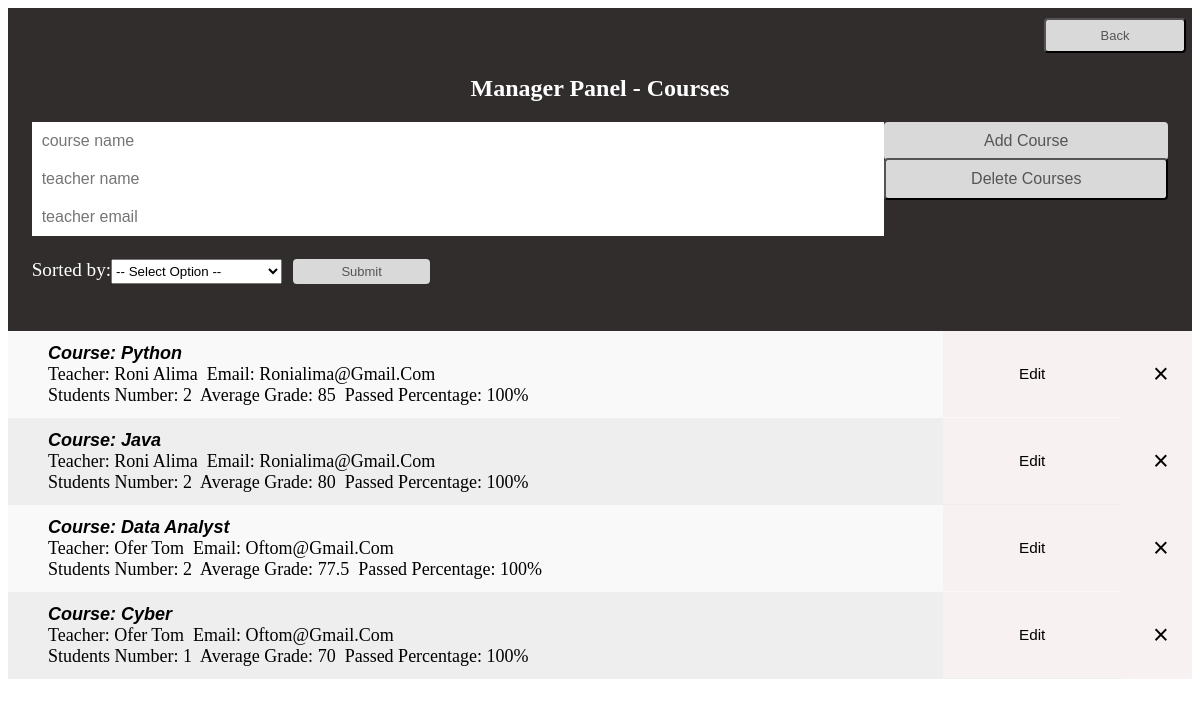
Before: /manager/manage_courses (signed in) with the older database file.
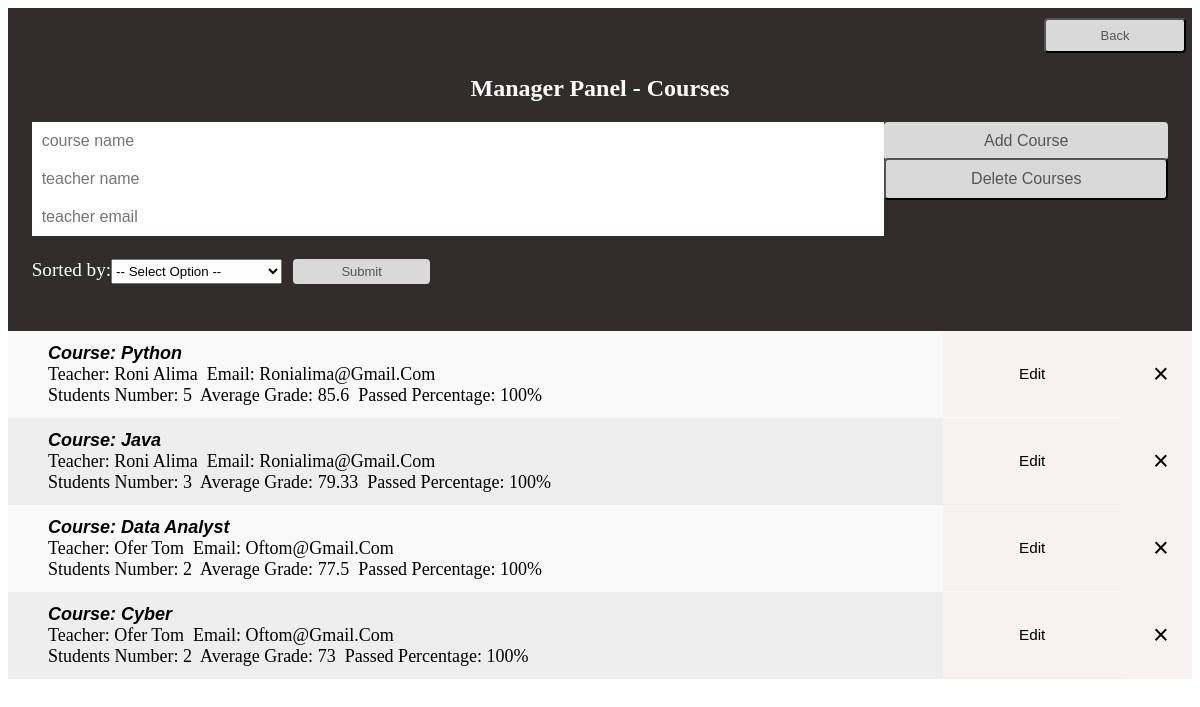
After: the same page with the newer database file.
### tables this page shows
CREATE TABLE courses(CourseName TEXT UNIQUE,             TeacherName TEXT NOT NULL,             TeacherEmail TEXT NOT NULL,             StudentsNumber INTEGER NOT NULL,             AverageGrade INTEGER NOT NULL,             PassedPercentage INTEGER NOT NULL,             CONSTRAINT MY_Check CHECK(CourseName !=''             AND TeacherName !=''             AND TeacherEmail !=''             AND StudentsNumber >= 0             AND AverageGrade >= 0 AND AverageGrade <= 100             AND PassedPercentage >= 0 AND PassedPercentage <= 100));

### app.py (the view)
@app.route("/manager/manage_courses")
def manage_courses():
    try:
        course = Courses()
        return render_template("manage_courses.html", courses = course.courses)
    except:
        return render_template("manage_courses.html")

### app.py (called while the page is built)
def is_logged_in():
    return 'username' in session

@app.before_request
def auth():
    if not is_logged_in() and request.endpoint not in unauthorized_paths:
        return redirect(url_for('login'))

### modules/course.py (called while the page is built)
    def create_courses_table(self):
        with sqlite3.connect(DB_FILE_NAME) as conn:
            mycursor = conn.cursor()
            mycursor.execute("CREATE TABLE IF NOT EXISTS \
            courses(CourseName TEXT UNIQUE, \
            TeacherName TEXT NOT NULL, \
            TeacherEmail TEXT NOT NULL, \
            StudentsNumber INTEGER NOT NULL, \
            AverageGrade INTEGER NOT NULL, \
            PassedPercentage INTEGER NOT NULL, \
            CONSTRAINT MY_Check CHECK(CourseName !='' \
            AND TeacherName !='' \
            AND TeacherEmail !='' \
            AND StudentsNumber >= 0 \
            AND AverageGrade >= 0 AND AverageGrade <= 100 \
            AND PassedPercentage >= 0 AND PassedPercentage <= 100))")

### modules/student.py (called while the page is built)
    def list_of_students(self):
        temp_list = []
        for student in self.students_obj:
            temp_list.append(student.name)
            self.students_list = sorted(temp_list)
        return self.students_list

### templates/manage_courses.html (shortened to what this page needs)
<!DOCTYPE html>
<html lang="en">
<head>
     <link rel="stylesheet" href="../static/style.css">
</head>
<body>
     <div class="header">
          <h2>Manager Panel - Courses</h2>
          <form action="/manage_courses/add_course" method="POST">
               <input type="text" name="course_name" placeholder="course name" autofocus>
               <input type="submit" value="Add Course" class="IButton">
               <input type="text" name="teacher_name" placeholder="teacher name">
               <a href="/manage_courses/delete_courses"><button type="button" class="RButton">Delete Courses</button></a>
               <input type="email" name="teacher_email" placeholder="teacher email">
          </form>
          <a href="/manager"><button type="button" class="TButton">Back</button></a>
          <form action="/manage_courses/sorting_courses" method="POST">
               <div class="sorting">
               <label for="sort">Sorted by:</label>
               <select name="sortedby" id="sort">
                    <option value="Select">-- Select Option --</option>
               </select>
               <input type="submit" value="Submit" class="SButton">
               </div>
          </form>
     </div>
     <ul>
          {% for name, teacher_name, teacher_email, students_number, average_grade, passed_percentage in courses %}
               <div>
               <form action="/manage_courses/delete_course" method="POST">
                    <a class="bold">Course: {{name}}</a><br>
                    <a>Teacher: {{teacher_name}}&nbsp</a>
                    <a>Email: {{teacher_email}}</a><br>
                    <a>Students Number: {{students_number}}&nbsp</a>
                    <a>Average Grade: {{average_grade}}&nbsp</a>
                    <a>Passed Percentage: {{passed_percentage}}%</a>
                    <input style="padding: 28px 32px 28px 32px;" type="submit" value="&#215;" class="close">
               </form>
               <form action="/manager/manage_courses/edit_c" method="POST">
                    <input style="padding: 34px 38px 34px 38px;" type="submit" value="Edit" class="edit">
               </form>
               </div>
          {% endfor %}
     </ul>
</body>
</html>

Changed rows visible on the page:
changed courses "Python": StudentsNumber "2" → "5"; AverageGrade "85" → "85.6"
changed courses "Java": StudentsNumber "2" → "3"; AverageGrade "80" → "79.33"
changed courses "Cyber": StudentsNumber "1" → "2"; AverageGrade "70" → "73"
